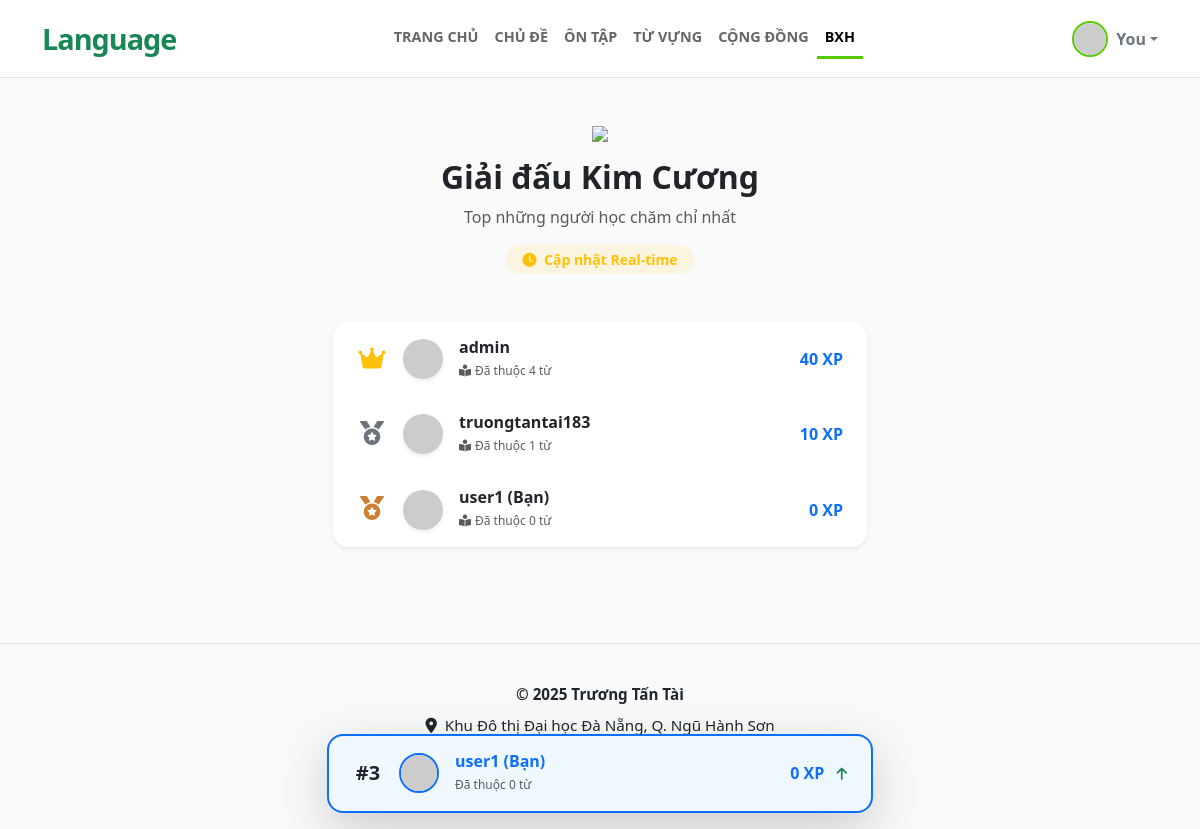
The page /leaderboard (signed in) on the database its author committed.
### app.py (models this page shows)
class User(db.Model):
    id = db.Column(db.Integer, primary_key=True)
    username = db.Column(db.String(20), unique=True, nullable=False)
    email = db.Column(db.String(120), unique=True, nullable=False)
    fullname = db.Column(db.String(100), nullable=False)
    password = db.Column(db.String(60), nullable=False)
    posts = db.relationship('Post', backref='author', lazy=True)
    comments = db.relationship('Comment', backref='author', lazy=True)

### app.py (the view)
@app.route('/leaderboard')
def leaderboard():
    if 'user' not in session: return redirect(url_for('login'))
    all_users = User.query.all()
    leaderboard_data = []
    for u in all_users:
        words_learned = FlashcardReview.query.filter_by(user_id=u.id).count()
        xp = words_learned * 10
        colors = ['f44336', 'e91e63', '9c27b0', '673ab7', '3f51b5', '2196f3', '03a9f4', '00bcd4', '009688', '4caf50', '8bc34a', 'cddc39', 'ffeb3b', 'ffc107', 'ff9800', 'ff5722']
        avatar_color = colors[u.id % len(colors)]
        leaderboard_data.append({
            'username': u.username,
            'xp': xp,
            'avatar_color': avatar_color,
            'words_learned': words_learned
        })
    leaderboard_data.sort(key=lambda x: x['xp'], reverse=True)
    for i, data in enumerate(leaderboard_data):
        data['rank'] = i + 1
    current_user_rank = next((item for item in leaderboard_data if item['username'] == session['user']), None)
    top_10 = leaderboard_data[:10]
    return render_template('leaderboard.html', page_name='leaderboard', leaderboard=top_10, my_rank=current_user_rank)

### templates/leaderboard.html (shortened to what this page needs)
{% extends "base.html" %}
{% block content %}
<div class="container py-4">
    <div class="text-center mb-5 animate-fade-in">
        <img src="https://cdn-icons-png.flaticon.com/512/6455/6455061.png" width="80" class="mb-3 animate-bounce">
        <h2 class="fw-bold text-dark">Giải đấu Kim Cương</h2>
        <p class="text-muted">Top những người học chăm chỉ nhất</p>
        <div class="d-inline-block bg-warning bg-opacity-10 text-warning px-3 py-1 rounded-pill fw-bold small">
            <i class="fas fa-clock me-1"></i> Cập nhật Real-time
        </div>
    </div>
    <div class="row justify-content-center">
        <div class="col-md-8 col-lg-6">
            <div class="card border-0 shadow-sm rounded-4 overflow-hidden mb-5">
                <div class="list-group list-group-flush">
                    {% for user in leaderboard %}
                    <div class="list-group-item py-3 px-4 d-flex align-items-center border-bottom-0 {% if loop.last == false %}border-bottom{% endif %} hover-bg transition-all">
                        <div class="me-3 text-center" style="width: 30px;">
                            {% if user.rank == 1 %}
                                <i class="fas fa-crown text-warning fs-4 animate-pulse"></i>
                            {% elif user.rank == 2 %}
                                <i class="fas fa-medal text-secondary fs-4"></i>
                            {% elif user.rank == 3 %}
                                <i class="fas fa-medal text-danger fs-4" style="color: #cd7f32 !important;"></i>
                            {% else %}
                                <span class="fw-bold text-muted">{{ user.rank }}</span>
                            {% endif %}
                        </div>
                        <img src="https://ui-avatars.com/api/?name={{ user.username }}&background={{ user.avatar_color }}&color=fff&size=40" class="rounded-circle me-3 shadow-sm" width="40" height="40">
                        <div class="flex-grow-1">
                            <h6 class="fw-bold mb-0 text-dark
                                {% if user.username == session['user'] %}text-success{% endif %}">
                                {{ user.username }}
                                {% if user.username == session['user'] %} (Bạn){% endif %}
                            </h6>
                            <small class="text-muted" style="font-size: 0.75rem;">
                                <i class="fas fa-book-reader me-1"></i>Đã thuộc {{ user.words_learned }} từ
                            </small>
                        </div>
                        <div class="text-end">
                            <span class="fw-bold text-primary">{{ user.xp }} XP</span>
                        </div>
                    </div>
                    {% endfor %}
                </div>
            </div>
        </div>
    </div>
</div>
{% if my_rank %}
<div class="fixed-bottom mb-3 animate-slide-up" style="pointer-events: none;">
    <div class="container">
        <div class="row justify-content-center">
            <div class="col-md-8 col-lg-6">
                <div class="card border-2 border-primary shadow-lg rounded-4 overflow-hidden" style="pointer-events: auto; background-color: #f0f8ff;">
                    <div class="card-body py-3 px-4 d-flex align-items-center">
                        <div class="me-3 text-center" style="width: 30px;">
                            <span class="fw-bold text-dark fs-5">#{{ my_rank.rank }}</span>
                        </div>
                        <img src="https://ui-avatars.com/api/?name={{ my_rank.username }}&background={{ my_rank.avatar_color }}&color=fff&size=40" class="rounded-circle me-3 border border-2 border-primary" width="40" height="40">
                        <div class="flex-grow-1">
                            <h6 class="fw-bold mb-0 text-primary">{{ my_rank.username }} (Bạn)</h6>
                            <small class="text-muted" style="font-size: 0.75rem;">Đã thuộc {{ my_rank.words_learned }} từ</small>
                        </div>
                        <div class="text-end">
                            <span class="fw-bold text-primary">{{ my_rank.xp }} XP</span>
                            <i class="fas fa-arrow-up text-success ms-2 small animate-bounce"></i>
                        </div>
                    </div>
                </div>
            </div>
        </div>
    </div>
</div>
{% endif %}
{% endblock %}

### static/css/style.css (style rules this page uses)
body { background-color: #fafafa; }
.animate-bounce { animation: bounce 2s infinite; }
.animate-fade-in { animation: fadeIn 0.5s ease-out forwards; opacity: 0; transform: translateY(10px); }
.animate-slide-up { animation: slideUp 0.5s ease-out forwards; }
.animate-pulse { animation: pulse 1.5s infinite; }
.text-primary { color: #0d6efd !important; }
.transition-all { transition: all 0.3s; }
.hover-bg { transition: background-color 0.2s, transform 0.2s; }

### rows shown on the page
User: username "admin", words_learned "4", xp "40"
User: username "truongtantai183", words_learned "1", xp "10"
User: username "user1", shows "(Bạn)", words_learned "0", xp "0"

### other values the page prints
{{ session.get('short_name', 'You') }} "You"
{{ my_rank.rank }} "3"
{{ my_rank.words_learned }} "0"
{{ my_rank.xp }} "0"
